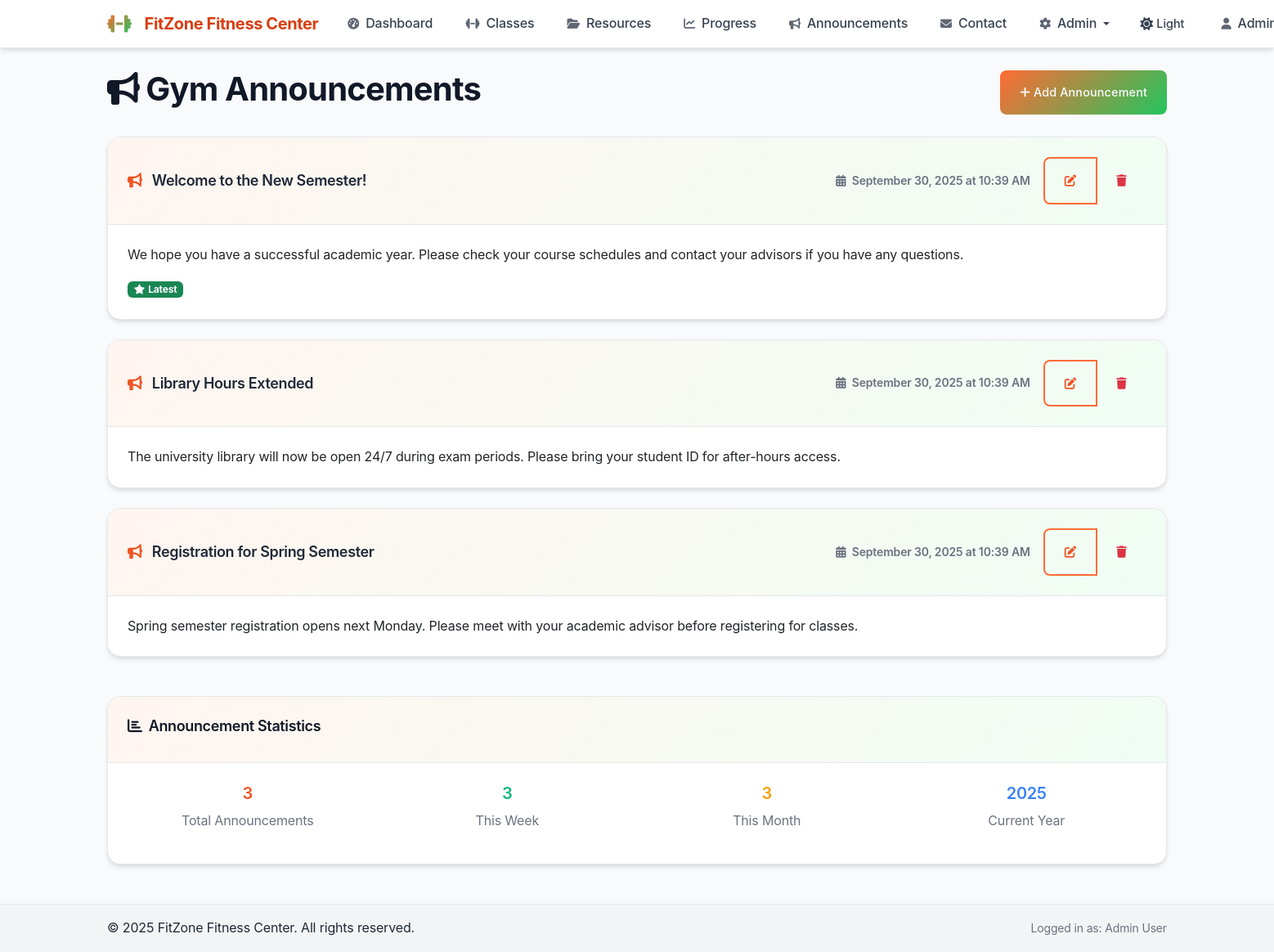
The app's page /news.php (signed in) with its own data.
### tables this page shows
CREATE TABLE IF NOT EXISTS announcements (
    id INT AUTO_INCREMENT PRIMARY KEY,
    title VARCHAR(255) NOT NULL,
    content TEXT NOT NULL,
    created_at TIMESTAMP DEFAULT CURRENT_TIMESTAMP
);

### db.php (called while the page is built, shortened)
<?php
function isAdmin() {
    return isset($_SESSION['role']) && $_SESSION['role'] === 'admin';
}
function sanitizeInput($input) {
    return htmlspecialchars(trim($input), ENT_QUOTES, 'UTF-8');
}
?>

### news.php (the view, shortened to what this page needs)
<?php
require_once 'db.php';
require_once 'header.php';
try {
    $stmt = $pdo->prepare("SELECT * FROM announcements ORDER BY created_at DESC");
    $stmt->execute();
    $announcements = $stmt->fetchAll();
} catch (PDOException $e) {
    $error_message = 'Database error occurred while loading announcements.';
}
?>
<div class="d-flex justify-content-between align-items-center mb-4">
    <h1><i class="fas fa-bullhorn me-2"></i>Gym Announcements</h1>
    <?php if (isAdmin()): ?>
        <button class="btn btn-primary" data-bs-toggle="modal" data-bs-target="#addAnnouncementModal">
            <i class="fas fa-plus me-1"></i>Add Announcement
        </button>
    <?php endif; ?>
</div>
<?php if (!empty($announcements)): ?>
    <div class="row">
        <?php foreach ($announcements as $index => $announcement): ?>
            <div class="col-12 mb-4">
                <div class="card">
                    <div class="card-header d-flex justify-content-between align-items-center">
                        <h5 class="card-title mb-0">
                            <i class="fas fa-bullhorn me-2 text-primary"></i>
                            <?= sanitizeInput($announcement['title']) ?>
                        </h5>
                        <div class="d-flex align-items-center">
                            <small class="text-muted me-3">
                                <i class="fas fa-calendar-alt me-1"></i>
                                <?= date('F j, Y \a\t g:i A', strtotime($announcement['created_at'])) ?>
                            </small>
                            <?php if (isAdmin()): ?>
                                <div class="btn-group btn-group-sm">
                                    <button class="btn btn-outline-primary"
                                            onclick="editAnnouncement(<?= htmlspecialchars(json_encode($announcement), ENT_QUOTES, 'UTF-8') ?>)"
                                            title="Edit Announcement">
                                        <i class="fas fa-edit"></i>
                                    </button>
                                    <button class="btn btn-outline-danger"
                                            onclick="deleteAnnouncement(<?= $announcement['id'] ?>, '<?= sanitizeInput($announcement['title']) ?>')"
                                            title="Delete Announcement">
                                        <i class="fas fa-trash"></i>
                                    </button>
                                </div>
                            <?php endif; ?>
                        </div>
                    </div>
                    <div class="card-body">
                        <div class="announcement-content">
                            <?= nl2br(sanitizeInput($announcement['content'])) ?>
                        </div>
                        <?php if ($index === 0): ?>
                            <div class="mt-3">
                                <span class="badge bg-success">
                                    <i class="fas fa-star me-1"></i>Latest
                                </span>
                            </div>
                        <?php endif; ?>
                    </div>
                </div>
            </div>
        <?php endforeach; ?>
    </div>
    <div class="card mt-4">
        <div class="card-header">
            <h5><i class="fas fa-chart-bar me-2"></i>Announcement Statistics</h5>
        </div>
        <div class="card-body">
            <div class="row text-center">
                <div class="col-md-3">
                    <h4 class="text-primary"><?= count($announcements) ?></h4>
                    <p class="text-muted">Total Announcements</p>
                </div>
                <div class="col-md-3">
                    <h4 class="text-success">
                        <?= count(array_filter($announcements, function($a) { return strtotime($a['created_at']) > strtotime('-7 days'); })) ?>
                    </h4>
                    <p class="text-muted">This Week</p>
                </div>
                <div class="col-md-3">
                    <h4 class="text-warning">
                        <?= count(array_filter($announcements, function($a) { return strtotime($a['created_at']) > strtotime('-30 days'); })) ?>
                    </h4>
                    <p class="text-muted">This Month</p>
                </div>
                <div class="col-md-3">
                    <h4 class="text-info"><?= date('Y') ?></h4>
                    <p class="text-muted">Current Year</p>
                </div>
            </div>
        </div>
    </div>
<?php endif; ?>
<?php require_once 'footer.php'; ?>

### style.css (style rules this page uses)
:root { --primary-50: #fff5f0; --primary-100: #ffe4d6; --primary-200: #ffc9ad; --primary-300: #ffa875; --primary-400: #ff8242; --primary-500: #ff6b35; --primary-600: #f05424; --primary-700: #d93d0f; --primary-800: #b23010; --primary-900: #8b2710; --secondary-50: #f0fdf4; --secondary-100: #dcfce7; --secondary-200: #bbf7d0; --secondary-300: #86efac; --secondary-400: #4ade80; --secondary-500: #22c55e; --secondary-600: #16a34a; --secondary-700: #15803d; --secondary-800: #166534; --secondary-900: #14532d; --gray-50: #f9fafb; --gray-100: #f3f4f6; --gray-200: #e5e7eb; --gray-300: #d1d5db; --gray-400: #9ca3af; --gray-500: #6b7280; --gray-600: #4b5563; --gray-700: #374151; --gray-800: #1f2937; --gray-900: #111827; --success: #10b981; --warning: #f59e0b; --error: #ef4444; --info: #3b82f6; --font-family-base: 'Inter', -apple-system, BlinkMacSystemFont, 'Segoe UI', Roboto, sans-serif; --font-family-heading: 'Inter', -apple-system, BlinkMacSystemFont, 'Segoe UI', Roboto, sans-serif; --space-xs: 0.25rem; --space-sm: 0.5rem; --space-md: 1rem; --space-lg: 1.5rem; --space-xl: 2rem; --space-2xl: 3rem; --radius-sm: 0.375rem; --radius-md: 0.5rem; --radius-lg: 0.75rem; --radius-xl: 1rem; --radius-2xl: 1.5rem; --shadow-sm: 0 1px 2px 0 rgba(0, 0, 0, 0.05); --shadow-md: 0 4px 6px -1px rgba(0, 0, 0, 0.1), 0 2px 4px -1px rgba(0, 0, 0, 0.06); --shadow-lg: 0 10px 15px -3px rgba(0, 0, 0, 0.1), 0 4px 6px -2px rgba(0, 0, 0, 0.05); --shadow-xl: 0 20px 25px -5px rgba(0, 0, 0, 0.1), 0 10px 10px -5px rgba(0, 0, 0, 0.04); --shadow-2xl: 0 25px 50px -12px rgba(0, 0, 0, 0.25); --gradient-primary: linear-gradient(135deg, var(--primary-500) 0%, var(--secondary-500) 100%); --gradient-primary-hover: linear-gradient(135deg, var(--primary-600) 0%, var(--secondary-600) 100%); --gradient-subtle: linear-gradient(135deg, var(--primary-50) 0%, var(--secondary-50) 100%); --transition-fast: 150ms ease-in-out; --transition-normal: 250ms ease-in-out; --transition-slow: 350ms ease-in-out; }
body { font-family: var(--font-family-base); background-color: var(--gray-50); color: var(--gray-800); line-height: 1.6; letter-spacing: -0.01em; }
html { scroll-behavior: smooth; scroll-padding-top: 80px; }
body { overflow-x: hidden; }
h1, h2, h3, h4, h5, h6 { font-family: var(--font-family-heading); font-weight: 600; line-height: 1.3; letter-spacing: -0.02em; color: var(--gray-900); scroll-margin-top: 80px; }
h1 { font-size: 2.5rem; font-weight: 700; animation: fadeInUp 0.8s ease-out; }
h4 { font-size: 1.25rem; animation: fadeInUp 0.8s ease-out 0.3s both; }
h5 { font-size: 1.125rem; animation: fadeInUp 0.8s ease-out 0.4s both; }
.btn { font-weight: 500; border-radius: var(--radius-md); transition: var(--transition-fast); border: none; padding: var(--space-md) var(--space-lg); font-size: 0.9rem; letter-spacing: 0.01em; }
.btn-primary { background: var(--gradient-primary); color: var(--gray-50); box-shadow: var(--shadow-sm); }
.btn-outline-primary { border: 2px solid var(--primary-500); color: var(--primary-600); background: transparent; }
.card { border: 1px solid var(--gray-200); border-radius: var(--radius-xl); box-shadow: var(--shadow-md); overflow: hidden; transition: var(--transition-normal); }
.card-header { background: var(--gradient-subtle); border-bottom: 1px solid var(--gray-200); padding: var(--space-lg); font-weight: 600; color: var(--gray-800); }
.card-body { padding: var(--space-lg); }
.text-muted { color: var(--gray-500) !important; }
.text-primary { color: var(--primary-600) !important; }
.text-success { color: var(--success) !important; }
.text-warning { color: var(--warning) !important; }
.text-info { color: var(--info) !important; }
html { transition: background-color 0.3s ease, color 0.3s ease; }

### records on screen
announcements: title "Welcome to the New Semester!", created_at "September 30, 2025 at 10:39 AM", content "We hope you have a successful academic year. Please check your course schedules and contact your advisors if you have any questions.", shows "Latest"
announcements: title "Library Hours Extended", created_at "September 30, 2025 at 10:39 AM", content "The university library will now be open 24/7 during exam periods. Please bring your student ID for after-hours access."
announcements: title "Registration for Spring Semester", created_at "September 30, 2025 at 10:39 AM", content "Spring semester registration opens next Monday. Please meet with your academic advisor before registering for classes."

### other values on screen
SITE_NAME "FitZone Fitness Center"
count($announcements) "3"
sanitizeInput($_SESSION['name'] ?? 'User') "Admin User"
